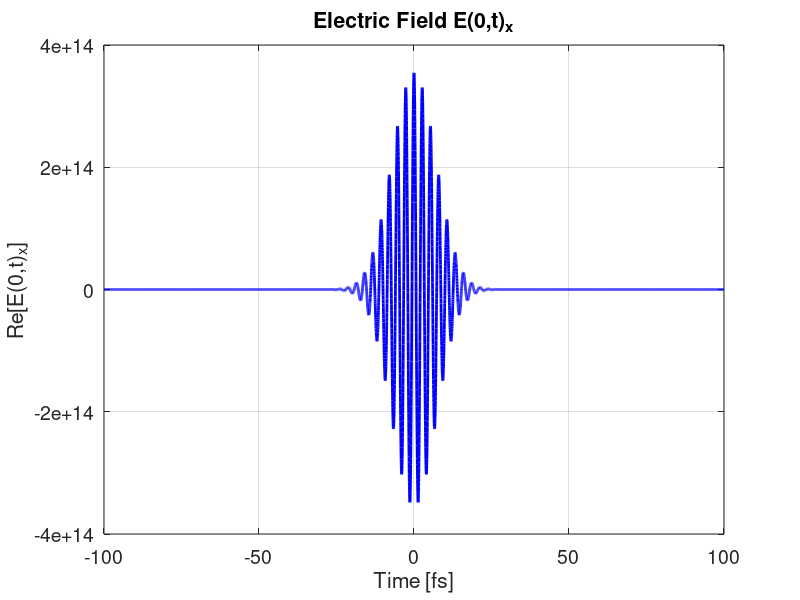
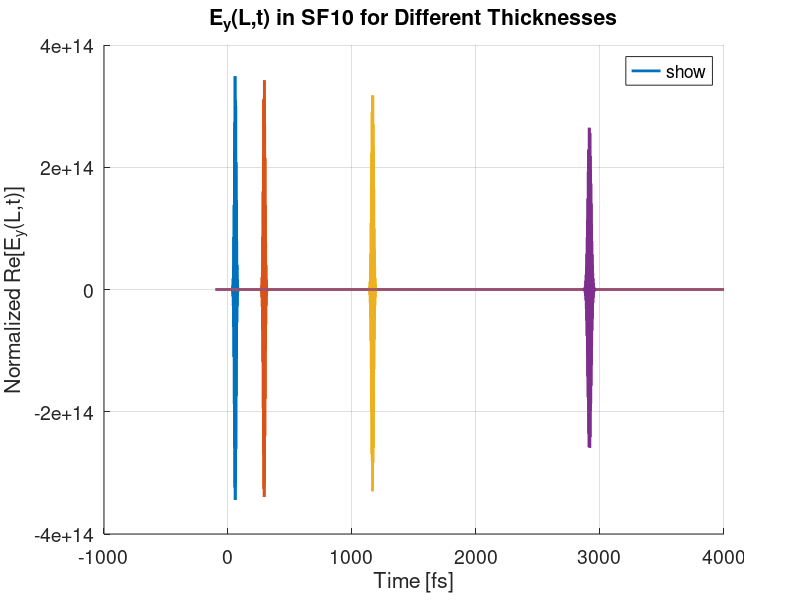
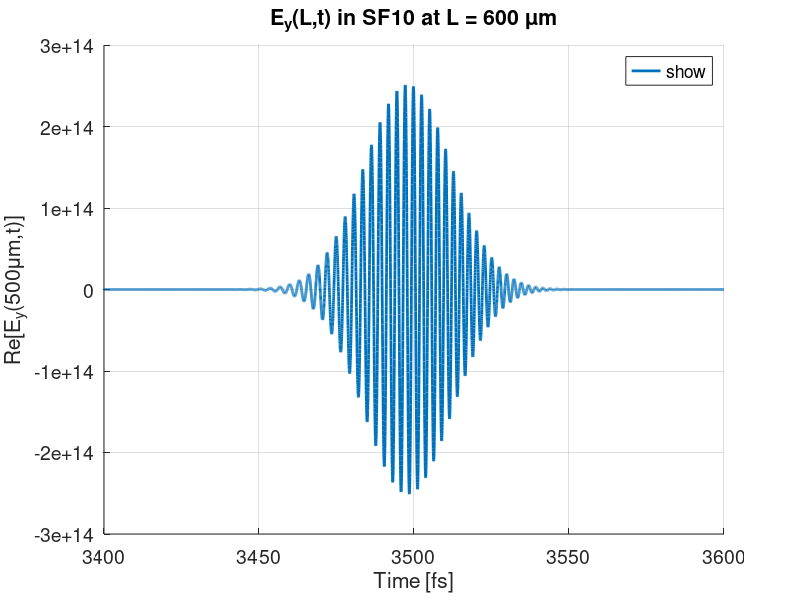
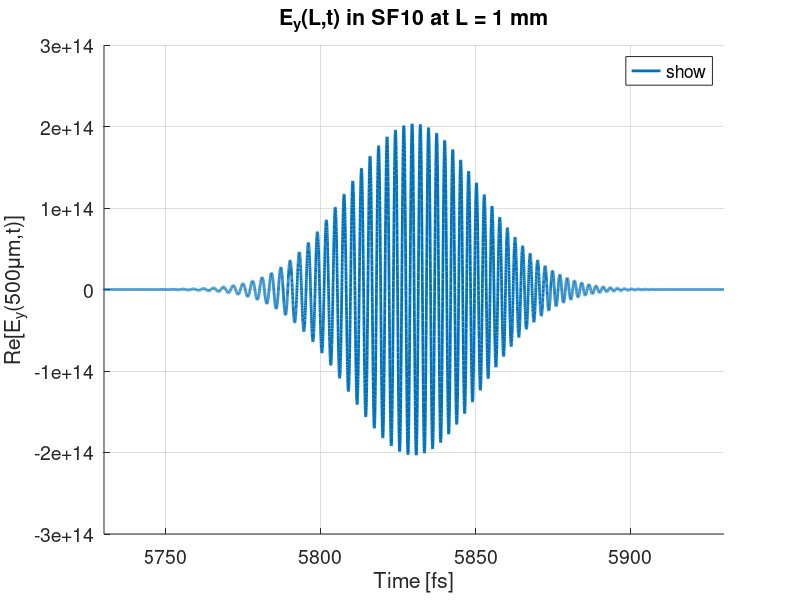

The MATLAB source for these figures, in order:

%% 1 SF10
%Constants

omega_0 = 2.36e15;    % Central angular frequency [rad/s]
lambda = 0.8e-6;      % Wavelength [m]
Omega = 2e14;         % Spectral width [rad/s]
t0 = 1e-14;           % Pulse width [s]; T = 10fs
c = 3e8;              % Speed of light [m/s]

n = 1.7112;           % Refractive index for SF10
v_phi = c / n;        % Phase velocity [m/s]
k = omega_0 / v_phi;  % Wavevector [rad/m]
k1 = 5.83e-9;         % Group velocity [s/m]
k2 = 1.4338e-25;      % Group velocity Dispersion [s^2/m]

E0tilde = 1;
% c = 3e8;              % Speed of light [m/s]
% n = 1.453;            % Refractive index for fused silica
% v_phi = c / n;        % Phase velocity [m/s]
% omega_0 = 2.36e15;    % Central angular frequency [rad/s]
% lambda = 0.8e-6;      % Wavelength [m]
% L = 3.0e-5;           % Propagation distance [m]
% t0 = 1e-14;           % Pulse width [s]
% k = omega_0 / v_phi;  % Wavevector [rad/m]
% k1 = 5.15e-9;         % Group velocity [s/m]
% k2 = 1.99e-23;        % Group velocity Dispersion
% Omega = 2e14;         % Spectral width [rad/s]
% E0tilde = 1;
% -------- 图1: E(0,t)_x --------
t1 = linspace(-1e-13, 1e-13, 10000);  % Time array for plot 1
A0 = E0tilde * Omega * sqrt(pi);
E0_xt = A0 * exp(-t1.^2 / t0^2) .* exp(-1i * omega_0 * t1);
E0_xt_real_norm = 2 * real(E0_xt) / max(abs(2 * real(E0_xt)));  % Normalized

figure;
set(gcf, 'Position', [100, 100, 1200, 400]);  %[x y width height] → 1:3 ratio
plot(t1 * 1e15, real(E0_xt), 'b', 'LineWidth', 2);
xlabel('Time [fs]', 'FontSize', 16);
ylabel('Re[E(0,t)_x]', 'FontSize', 16);
title('Electric Field E(0,t)_x', 'FontSize', 18);
grid on;
set(gca, "FontSize", 14);
exportgraphics(gcf, 'Ex_SF10.png', 'Resolution', 300);

%% 2 no 多个L
% % -------- 图2: E_y(L,t) for multiple L values --------
% t2 = linspace(-1e-13, 4e-13, 10000);  % Time array
% L_values = [3.0e-5, 2.0e-5, 1.0e-5];  % Different propagation distances
% colors = ['r', 'g', 'b'];             % Color for each curve
% labels = ["L = 30 μm", "L = 20 μm", "L = 10 μm"];
% 
% figure;
% set(gcf, 'Position', [100, 100, 1200, 400]);  % [x y width height] → 1:3 ratio
% hold on;
% % ...（你的绘图代码保持不变）...
% for i = 1:length(L_values)
%     L = L_values(i);
%     A = 1/Omega^2 - 1i * k2 * L / 2;
%     B = k1 * L - t2;
%     Ey_Lt = E0tilde .* exp(1i * k * L) .* exp(-1i * omega_0 * t2) .* sqrt(pi ./ A) .* exp(-B.^2 ./ (4 * A));
%     Ey_Lt_real_norm = real(Ey_Lt) / max(abs(real(Ey_Lt)));
% 
%     plot(t2 * 1e15, real(Ey_Lt), 'LineWidth', 2, 'DisplayName', labels(i)); %'Color', colors(i), 
% 
% end
% 
% xlabel('Time [fs]', 'FontSize', 16);
% ylabel('Re[E_y(L,t)]', 'FontSize', 16);
% title('Output Electric Field E_y(L,t) for Different L', 'FontSize', 18);
% legend('show', 'FontSize', 14);
% grid on;
% set(gca, 'FontSize', 14);
% hold off;
% exportgraphics(gcf, 'Ey_Lt_L_variation_SP10.png', 'Resolution', 300);


t2 = linspace(-1e-13, 40e-13, 10000);  % Time array
L_values = [10e-6, 50e-6, 200e-6, 500e-6];  % Propagation lengths
labels = ["L = 10 μm", "L = 50 μm", "L = 200 μm", "L = 500 μm"];

figure;
set(gcf, 'Position', [100, 100, 1200, 400]);
hold on;

for i = 1:length(L_values)
    L = L_values(i);
    A = 1/Omega^2 - 1i * k2 * L / 2;
    B = k1 * L - t2;
    Ey_Lt = E0tilde .* exp(1i * k * L) .* exp(-1i * omega_0 * t2) .* sqrt(pi ./ A) .* exp(-B.^2 ./ (4 * A));
    
    %Ey_Lt_real_norm = real(Ey_Lt) / max(abs(real(Ey_Lt)));  % Normalize
    
    plot(t2 * 1e15, Ey_Lt, 'LineWidth', 2, 'DisplayName', labels(i));
end

xlabel('Time [fs]', 'FontSize', 16);
ylabel('Normalized Re[E_y(L,t)]', 'FontSize', 16);
title('E_y(L,t) in SF10 for Different Thicknesses', 'FontSize', 18);
legend('show', 'FontSize', 14);
grid on;
set(gca, 'FontSize', 14);
hold off;
exportgraphics(gcf, 'Ey_Lt_Dispersion_SF10.png', 'Resolution', 300);


%% 2 单个L l=0.6mm
% -------- 图：E_y(L=500um, t) 显示 dispersion --------
t2 = linspace(34e-13, 36e-13, 10000);  % Time array
L = 600e-6;  % Thickness = 500 μm
label = "L = 600 μm";

figure;
set(gcf, 'Position', [100, 100, 1200, 400]);
hold on;

A = 1/Omega^2 - 1i * k2 * L / 2;
B = k1 * L - t2;
Ey_Lt = E0tilde .* exp(1i * k * L) .* exp(-1i * omega_0 * t2) ...
        .* sqrt(pi ./ A) .* exp(-B.^2 ./ (4 * A));

%Ey_Lt_real_norm = real(Ey_Lt) / max(abs(real(Ey_Lt)));  % Normalize

plot(t2 * 1e15, Ey_Lt, 'LineWidth', 2, 'DisplayName', label);

xlabel('Time [fs]', 'FontSize', 16);
ylabel('Re[E_y(500μm,t)]', 'FontSize', 16);
title('E_y(L,t) in SF10 at L = 600 μm', 'FontSize', 18);
legend('show', 'FontSize', 14);
grid on;
set(gca, 'FontSize', 14);
hold off;

exportgraphics(gcf, 'Ey_Lt_SF10_600um.png', 'Resolution', 300);


%% 2 单个L L=1mm
% -------- 图：E_y(L=500um, t) 显示 dispersion --------
t2 = linspace(57.3e-13, 59.3e-13, 10000);  % Time array
L = 1000e-6;  % Thickness = 500 μm
label = "L = 1 mm";

figure;
set(gcf, 'Position', [100, 100, 1200, 400]);
hold on;

A = 1/Omega^2 - 1i * k2 * L / 2;
B = k1 * L - t2;
Ey_Lt = E0tilde .* exp(1i * k * L) .* exp(-1i * omega_0 * t2) ...
        .* sqrt(pi ./ A) .* exp(-B.^2 ./ (4 * A));

%Ey_Lt_real_norm = real(Ey_Lt) / max(abs(real(Ey_Lt)));  % Normalize

plot(t2 * 1e15, Ey_Lt, 'LineWidth', 2, 'DisplayName', label);

xlabel('Time [fs]', 'FontSize', 16);
ylabel('Re[E_y(500μm,t)]', 'FontSize', 16);
title('E_y(L,t) in SF10 at L = 1 mm', 'FontSize', 18);
legend('show', 'FontSize', 14);
grid on;
set(gca, 'FontSize', 14);
xlim([57.3e-13* 1e15, 59.3e-13*1e15]);
hold off;

exportgraphics(gcf, 'Ey_Lt_SF10_1mm.png', 'Resolution', 300);
%% 2 单个L L=1.5mm

t2 = linspace(80.65e-13, 82.65e-13, 10000);  % Time array
L = 1400e-6;  % Thickness = 500 μm
label = "L = 1.4 mm";

figure;
set(gcf, 'Position', [100, 100, 1200, 400]);
hold on;

A = 1/Omega^2 - 1i * k2 * L / 2;
B = k1 * L - t2;
Ey_Lt = E0tilde .* exp(1i * k * L) .* exp(-1i * omega_0 * t2) ...
        .* sqrt(pi ./ A) .* exp(-B.^2 ./ (4 * A));

%Ey_Lt_real_norm = real(Ey_Lt) / max(abs(real(Ey_Lt)));  % Normalize

plot(t2 * 1e15, Ey_Lt, 'LineWidth', 2, 'DisplayName', label);

xlabel('Time [fs]', 'FontSize', 16);
ylabel('Re[E_y(500μm,t)]', 'FontSize', 16);
title('E_y(L,t) in SF10 at L = 1.4 mm', 'FontSize', 18);
legend('show', 'FontSize', 14);
grid on;
set(gca, 'FontSize', 14);
xlim([80.65e2, 82.65e2]);
hold off;

exportgraphics(gcf, 'Ey_Lt_SF10_1_4mm.png', 'Resolution', 300);















%% 3 - Plot S_0(t) = |E_x|^2 + |E_y|^2 for given L
% 使用 L = 1.0e-5，对应前面图一中输入 E_x 和图二中输出 E_y
% Constants
omega_0 = 2.36e15;    % Central angular frequency [rad/s]
lambda = 0.8e-6;      % Wavelength [m]
Omega = 2e14;         % Spectral width [rad/s]
t0 = 1e-14;           % Pulse width [s]; T = 10fs
c = 3e8;              % Speed of light [m/s]
L = 1.0e-3;           % Propagation distance [m]

n = 1.7112;           % Refractive index for SF10
v_phi = c / n;        % Phase velocity [m/s]
k = omega_0 / v_phi;  % Wavevector [rad/m]
k1 = 5.83e-9;         % Group velocity [s/m]
k2 = 1.4338e-25;      % Group velocity Dispersion [s^2/m]

E0tilde = 1;

A0 = E0tilde * Omega * sqrt(pi);  %below Eq.(11)

% 时间轴：我们统一选最长时间范围以便兼容
t3 = linspace(-1e-13, 7e-12, 10000);

% 补齐 E_x(t): 使用与图1一致的表达式
E_x = A0 * exp(-t3.^2 / t0^2) .* exp(-1i * omega_0 * t3);

% E_y(t) for L = 1.0e-5（与图2保持一致）
A = 1/Omega^2 - 1i * k2 * L / 2;
B = k1 * L - t3;
E_y = E0tilde .* exp(1i * k * L) .* exp(-1i * omega_0 * t3) .* sqrt(pi ./ A) .* exp(-B.^2 ./ (4 * A));


% 计算 S0(t)
S0 = abs(E_x).^2 + abs(E_y).^2;

% 归一化
%S0_norm = S0 / max(S0);

% 绘图
figure;
set(gcf, 'Position', [100, 100, 1200, 400]);  % 1:3 横向图像比例
%plot(t3 * 1e15, S0_norm, 'm', 'LineWidth', 2);
plot(t3 * 1e15, S0, 'm', 'LineWidth', 2);
xlabel('Time [fs]', 'FontSize', 16);
ylabel('S_0(t)', 'FontSize', 16);
title('Stokes parameter S_0(t) = |E_x|^2 + |E_y|^2', 'FontSize', 18);
grid on;
set(gca, 'FontSize', 14);

% 保存图像
exportgraphics(gcf, 'S0_L_1mm.png', 'Resolution', 300);


%% 5 Stokes 参数 S_1(t) = |E_x|^2 - |E_y|^2 --------

% 计算 S1(t)
S1 = abs(E_x).^2 - abs(E_y).^2;

% 归一化到最大绝对值（保持正负对称）
%S1_norm = S1 / max(abs(S1));

% 绘图
figure(5);
set(gcf, 'Position', [100, 100, 1200, 400]);  % 横向图像比例 1:3
plot(t3 * 1e15, S1, 'c', 'LineWidth', 2);
%plot(t3 * 1e15, S1_norm, 'c', 'LineWidth', 2);
xlabel('Time [fs]', 'FontSize', 16);
ylabel('S_1(t)', 'FontSize', 16);
title('Stokes parameter S_1(t) = |E_x|^2 - |E_y|^2', 'FontSize', 18);
grid on;
set(gca, 'FontSize', 14);

% 保存图像
exportgraphics(gcf, 'S1_L_1mm.png', 'Resolution', 300);

%% 6  Stokes 参数 S_2(t) = 2 * Re(E_x * conj(E_y)) --------
%S2 = real(conj(E_x) .* E_y) + real(conj(E_y) .* E_x);
S2 = 2 * real(E_x .* conj(E_y));
S2_norm = S2 / max(abs(S2));

figure(61);
set(gcf, 'Position', [100, 100, 1200, 400]);
%plot(t3 * 1e15, S2_norm, 'g', 'LineWidth', 2);
plot(t3 * 1e15, S2, 'g', 'LineWidth', 2);
xlabel('Time [fs]', 'FontSize', 16);
ylabel('S_2(t)', 'FontSize', 16);
title('Stokes parameter S_2(t) = 2Re[E_x E_y^*]', 'FontSize', 18);
grid on;
set(gca, 'FontSize', 14);
exportgraphics(gcf, 'S2_L_1mm.png', 'Resolution', 300);

%% 7 Stokes 参数 S_3(t) = 2 * Im(E_x * conj(E_y)) --------

S3 = 2 * imag(E_x .* conj(E_y));
S3_norm = S3 / max(abs(S3));

figure(7);
set(gcf, 'Position', [100, 100, 1200, 400]);
%plot(t3 * 1e15, S3_norm, 'b', 'LineWidth', 2);
plot(t3 * 1e15, S3, 'b', 'LineWidth', 2);
xlabel('Time [fs]', 'FontSize', 16);
ylabel('S_3(t)', 'FontSize', 16);
title('Stokes parameter S_3(t) = 2Im[E_x E_y^*]', 'FontSize', 18);
grid on;
set(gca, 'FontSize', 14);
exportgraphics(gcf, 'S3_L_1mm.png', 'Resolution', 300);

%% 8 所有 Stokes 参数叠加绘图 --------

figure(8);
set(gcf, 'Position', [100, 100, 1200, 400]);
hold on;

% plot(t3 * 1e15, S0_norm, 'k', 'LineWidth', 2, 'DisplayName', 'S_0');
% plot(t3 * 1e15, S1_norm, 'r', 'LineWidth', 2, 'DisplayName', 'S_1');
% plot(t3 * 1e15, S2_norm, 'g', 'LineWidth', 2, 'DisplayName', 'S_2');
% plot(t3 * 1e15, S3_norm, 'b', 'LineWidth', 2, 'DisplayName', 'S_3');
plot(t3 * 1e15, S0, 'k', 'LineWidth', 2, 'DisplayName', 'S_0');
plot(t3 * 1e15, S1, 'r', 'LineWidth', 2, 'DisplayName', 'S_1');
plot(t3 * 1e15, S2, 'g', 'LineWidth', 2, 'DisplayName', 'S_2');
plot(t3 * 1e15, S3, 'b', 'LineWidth', 2, 'DisplayName', 'S_3');

xlabel('Time [fs]', 'FontSize', 16);
ylabel('Stokes Parameters', 'FontSize', 16);
title('Four Stokes Parameters', 'FontSize', 18);
legend('Location', 'best', 'FontSize', 14);
grid on;
set(gca, 'FontSize', 14);
hold off;

% 保存图像
exportgraphics(gcf, 'Stokes_All_L_1mm.png', 'Resolution', 300);

%%
